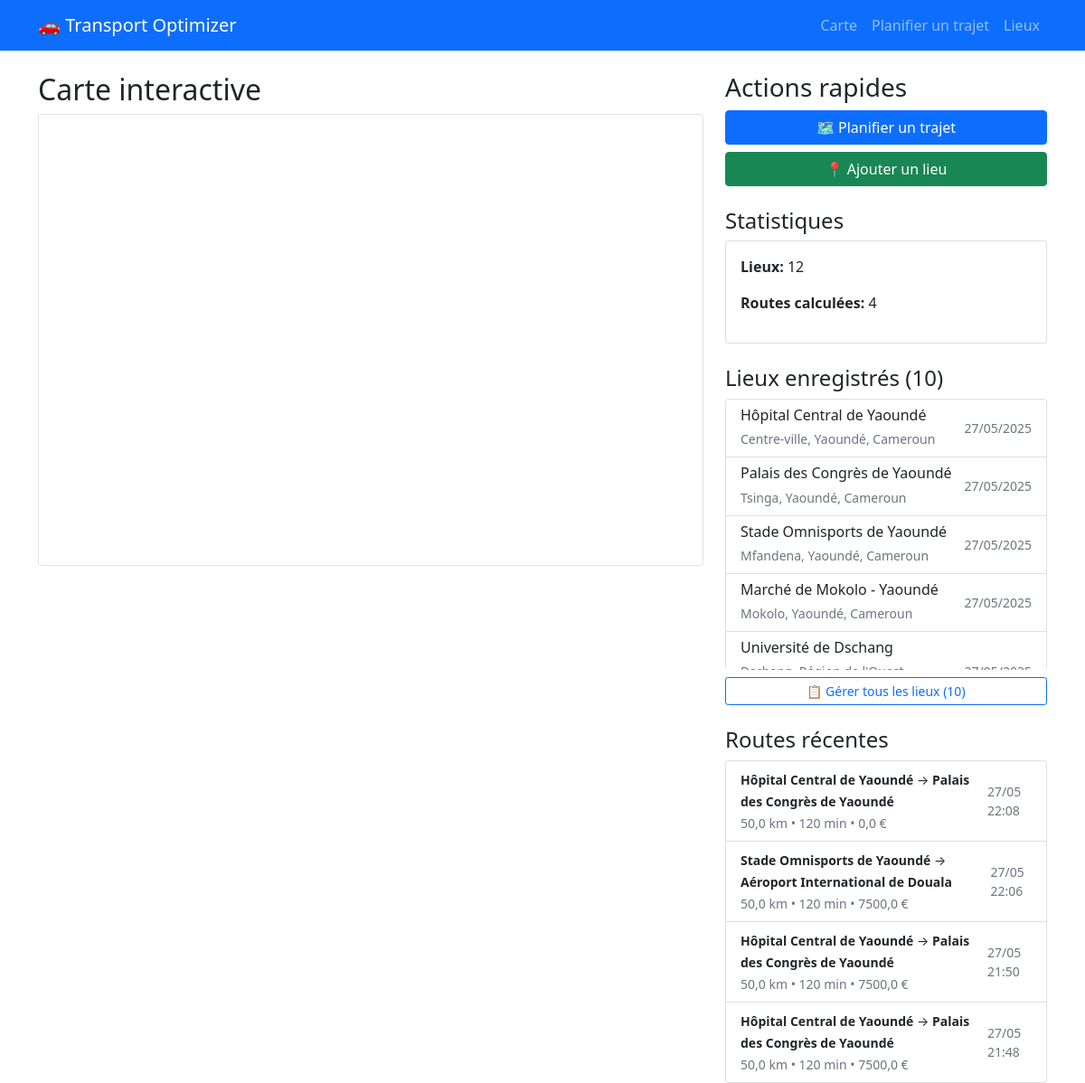
Before: / with the older database file.
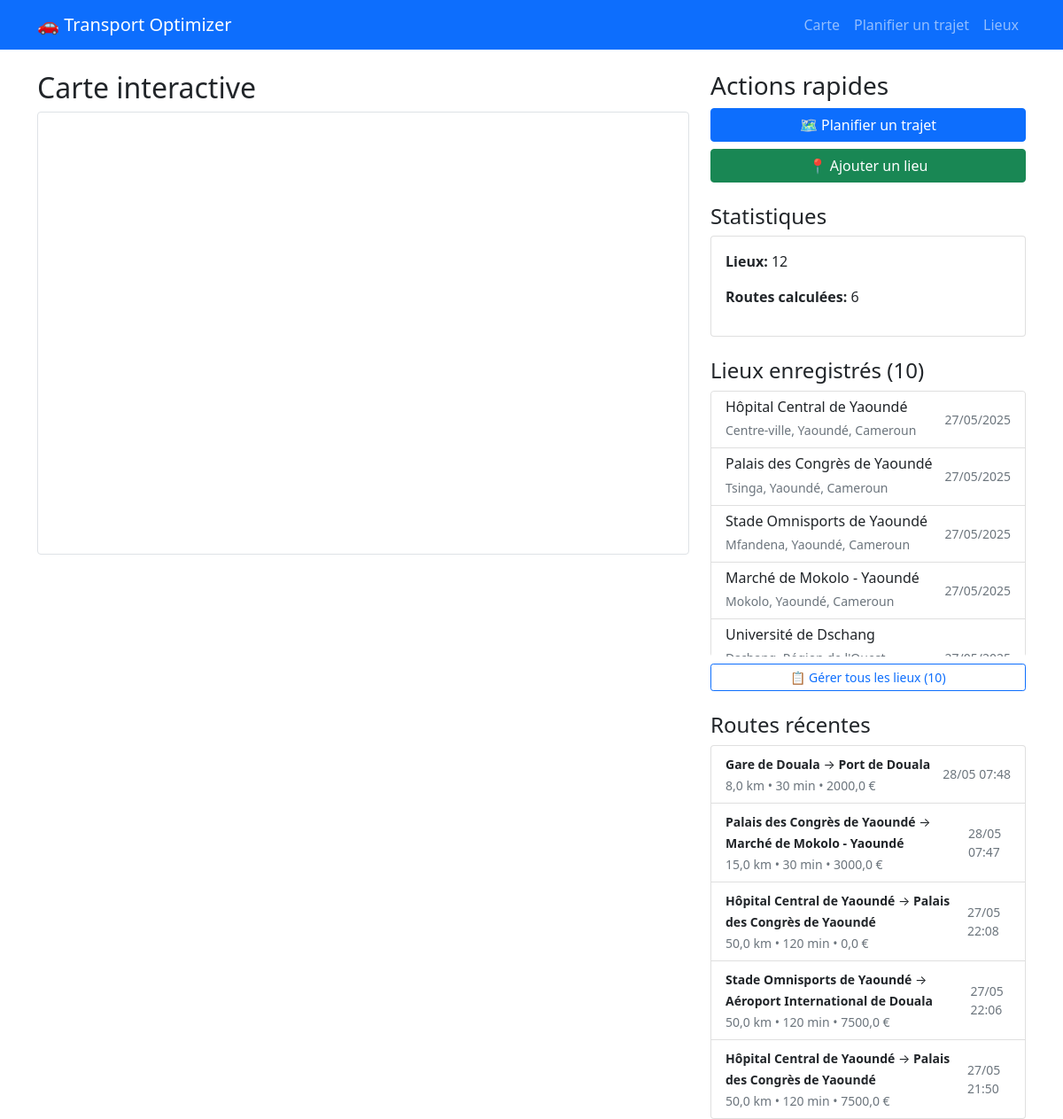
After: the same page with the newer database file.
### routes/models.py (models this page shows, shortened)
class Location(models.Model):
    name = models.CharField(max_length=200, verbose_name="Nom du lieu")
    address = models.CharField(max_length=500, verbose_name="Adresse")
    latitude = models.FloatField(verbose_name="Latitude")
    longitude = models.FloatField(verbose_name="Longitude")
    created_at = models.DateTimeField(auto_now_add=True, verbose_name="Créé le")
    class Meta:
        verbose_name = "Lieu"
        verbose_name_plural = "Lieux"
        ordering = ['-created_at']

class OptimizedRoute(models.Model):
    route_request = models.OneToOneField(RouteRequest, on_delete=models.CASCADE, verbose_name="Demande de route")
    route_data = models.JSONField(verbose_name="Données de route")  # Stocke les données de l'itinéraire optimisé
    distance = models.FloatField(null=True, blank=True, verbose_name="Distance (km)")  # Distance en km
    duration = models.IntegerField(null=True, blank=True, verbose_name="Durée (min)")  # Durée en minutes
    cost_estimate = models.FloatField(null=True, blank=True, verbose_name="Coût estimé (FCFA)")  # Coût estimé
    created_at = models.DateTimeField(auto_now_add=True, verbose_name="Créé le")
    class Meta:
        verbose_name = "Route optimisée"
        verbose_name_plural = "Routes optimisées"
        ordering = ['-created_at']

class RouteRequest(models.Model):
    TRANSPORT_CHOICES = [
        ('car', 'Voiture'),
        ('public', 'Transport Public'),
        ('walking', 'Marche'),
        ('bike', 'Vélo'),
    ]
    user = models.ForeignKey(User, on_delete=models.CASCADE, null=True, blank=True, verbose_name="Utilisateur")
    departure = models.ForeignKey(Location, on_delete=models.CASCADE, related_name='departures', verbose_name="Départ")
    destination = models.ForeignKey(Location, on_delete=models.CASCADE, related_name='destinations', verbose_name="Destination")
    transport_mode = models.CharField(max_length=20, choices=TRANSPORT_CHOICES, default='car', verbose_name="Mode de transport")
    created_at = models.DateTimeField(auto_now_add=True, verbose_name="Créé le")
    class Meta:
        verbose_name = "Demande de route"
        verbose_name_plural = "Demandes de routes"
        ordering = ['-created_at']

### routes/views.py (the view)
# urls.py: path('', views.index, name='index'),
def index(request):
    try:
        locations = Location.objects.all().order_by('-created_at')[:10]
        total_locations = Location.objects.count()
        total_routes = OptimizedRoute.objects.count()
        recent_routes = OptimizedRoute.objects.select_related(
            'route_request__departure',
            'route_request__destination'
        ).order_by('-created_at')[:5]
        stats = {
            'total_locations': total_locations,
            'total_routes': total_routes,
            'recent_routes': recent_routes,
        }
        map_html = create_main_map(locations)
        context = {
            'locations': locations,
            'stats': stats,
            'map_html': map_html,
        }
        return render(request, 'routes/index.html', context)
    except Exception as e:
        logger.error(f"Erreur dans index: {e}")
        messages.error(request, "Erreur lors du chargement de la page")
        return render(request, 'routes/index.html', {
            'locations': [],
            'stats': {'total_locations': 0, 'total_routes': 0, 'recent_routes': []},
            'map_html': create_default_map(),
        })

### routes/views.py (called while the page is built)
def create_main_map(locations):
    center_lat, center_lon = 3.8480, 11.5021
    if locations:
        center_lat = sum(loc.latitude for loc in locations) / len(locations)
        center_lon = sum(loc.longitude for loc in locations) / len(locations)
    m = folium.Map(
        location=[center_lat, center_lon],
        zoom_start=10,
        tiles='OpenStreetMap'
    )
    for location in locations:
        folium.Marker(
            [location.latitude, location.longitude],
            popup=f"""
                <b>{location.name}</b><br>
                {location.address}<br>
                <small>Lat: {location.latitude}, Lon: {location.longitude}</small>
            """,
            tooltip=location.name,
            icon=folium.Icon(color='blue', icon='info-sign')
        ).add_to(m)
    folium.LayerControl().add_to(m)
    return m._repr_html_()

### templates/routes/index.html (shortened to what this page needs)
{% extends 'base.html' %}
{% block content %}
<div class="row">
    <div class="col-md-8">
        <h2>Carte interactive</h2>
        <div class="border rounded" style="height: 500px; overflow: hidden;">
        </div>
    </div>
    <div class="col-md-4">
        <h3>Actions rapides</h3>
        <div class="d-grid gap-2">
            <a href="{% url 'routes:plan_route' %}" class="btn btn-primary">
                🗺️ Planifier un trajet
            </a>
            <a href="{% url 'routes:add_location' %}" class="btn btn-success">
                📍 Ajouter un lieu
            </a>
        </div>
        <h4 class="mt-4">Statistiques</h4>
        <div class="card">
            <div class="card-body">
                <p><strong>Lieux:</strong> {{ stats.total_locations }}</p>
                <p><strong>Routes calculées:</strong> {{ stats.total_routes }}</p>
            </div>
        </div>
        <h4 class="mt-4">Lieux enregistrés ({{ locations.count }})</h4>
        <div class="list-group" style="max-height: 300px; overflow-y: auto;">
            {% for location in locations %}
                <div class="list-group-item">
                    <div class="d-flex justify-content-between align-items-center">
                        <div>
                            <h6 class="mb-1">{{ location.name }}</h6>
                            <small class="text-muted">{{ location.address }}</small>
                        </div>
                        <small class="text-muted">{{ location.created_at|date:"d/m/Y" }}</small>
                    </div>
                </div>
            {% empty %}
                <div class="list-group-item text-center text-muted">
                    <p class="mb-1">Aucun lieu enregistré</p>
                    <small>Commencez par ajouter votre premier lieu</small>
                </div>
            {% endfor %}
        </div>
        {% if locations %}
        <div class="mt-2">
            <a href="{% url 'routes:location_list' %}" class="btn btn-outline-primary btn-sm w-100">
                📋 Gérer tous les lieux ({{ locations.count }})
            </a>
        </div>
        {% endif %}
        {% if stats.recent_routes %}
        <h4 class="mt-4">Routes récentes</h4>
        <div class="list-group">
            {% for route in stats.recent_routes %}
                <div class="list-group-item">
                    <div class="d-flex justify-content-between align-items-center">
                        <div>
                            <small><strong>{{ route.route_request.departure.name }}</strong> → <strong>{{ route.route_request.destination.name }}</strong></small>
                            <br>
                            <small class="text-muted">{{ route.distance }} km • {{ route.duration }} min • {{ route.cost_estimate }} €</small>
                        </div>
                        <small class="text-muted">{{ route.created_at|date:"d/m H:i" }}</small>
                    </div>
                </div>
            {% endfor %}
        </div>
        {% endif %}
    </div>
</div>
{% endblock %}

### templates/base.html (shortened to what this page needs)
<!DOCTYPE html>
<html lang="fr">
<head>
    <link href="https://cdn.jsdelivr.net/npm/bootstrap@5.1.3/dist/css/bootstrap.min.css" rel="stylesheet">
    <link rel="stylesheet" href="https://unpkg.com/leaflet@1.7.1/dist/leaflet.css">
</head>
<body>
    <nav class="navbar navbar-expand-lg navbar-dark bg-primary">
        <div class="container">
            <a class="navbar-brand" href="{% url 'routes:index' %}">🚗 Transport Optimizer</a>
            <div class="navbar-nav">
                <a class="nav-link" href="{% url 'routes:index' %}">Carte</a>
                <a class="nav-link" href="{% url 'routes:plan_route' %}">Planifier un trajet</a>
                <a class="nav-link" href="{% url 'routes:location_list' %}">Lieux</a>
            </div>
        </div>
    </nav>
    <main class="container mt-4">
        {% block content %}
        {% endblock %}
    </main>
</body>
</html>

Changed rows visible on the page:
no longer on this page (row unchanged): OptimizedRoute: route_request.departure.name "Hôpital Central de Yaoundé", route_request.destination.name "Palais des Congrès de Yaoundé", distance "50,0", duration "120", cost_estimate "7500,0", created_at "27/05 21:48"
added OptimizedRoute: route_request.departure.name "Gare de Douala", route_request.destination.name "Port de Douala", distance "8,0", duration "30", cost_estimate "2000,0", created_at "28/05 07:48"
added OptimizedRoute: route_request.departure.name "Palais des Congrès de Yaoundé", route_request.destination.name "Marché de Mokolo - Yaoundé", distance "15,0", duration "30", cost_estimate "3000,0", created_at "28/05 07:47"
Other visible differences:
{{ stats.total_routes }}: "4" → "6"
